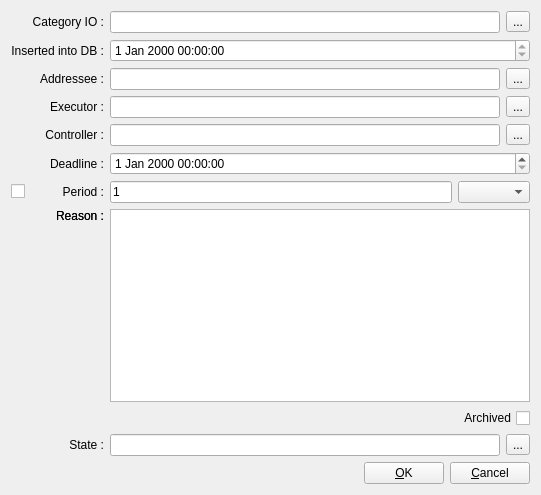
<ui version="4.0" >
 <class>periodic_report_form</class>
 <widget class="QWidget" name="periodic_report_form" >
  <property name="geometry" >
   <rect>
    <x>0</x>
    <y>0</y>
    <width>541</width>
    <height>495</height>
   </rect>
  </property>
  <property name="windowTitle" >
   <string>Periodic reports</string>
  </property>
  <layout class="QGridLayout" name="gridLayout" >
   <item row="0" column="0" colspan="2" >
    <widget class="QLabel" name="lCategory" >
     <property name="text" >
      <string>Category IO :</string>
     </property>
     <property name="alignment" >
      <set>Qt::AlignRight|Qt::AlignTrailing|Qt::AlignVCenter</set>
     </property>
    </widget>
   </item>
   <item row="0" column="2" colspan="2" >
    <widget class="QLineEdit" name="lECategory" >
     <property name="readOnly" >
      <bool>true</bool>
     </property>
    </widget>
   </item>
   <item row="0" column="4" >
    <widget class="QToolButton" name="tbCategory" >
     <property name="text" >
      <string>...</string>
     </property>
    </widget>
   </item>
   <item row="1" column="0" colspan="2" >
    <widget class="QLabel" name="lInsertDB" >
     <property name="text" >
      <string>Inserted into DB :</string>
     </property>
     <property name="alignment" >
      <set>Qt::AlignRight|Qt::AlignTrailing|Qt::AlignVCenter</set>
     </property>
    </widget>
   </item>
   <item row="1" column="2" colspan="3" >
    <widget class="QDateTimeEdit" name="dTEInserted" >
     <property name="readOnly" >
      <bool>true</bool>
     </property>
    </widget>
   </item>
   <item row="2" column="0" colspan="2" >
    <widget class="QLabel" name="lAddressee" >
     <property name="text" >
      <string>Addressee :</string>
     </property>
     <property name="alignment" >
      <set>Qt::AlignRight|Qt::AlignTrailing|Qt::AlignVCenter</set>
     </property>
    </widget>
   </item>
   <item row="2" column="2" colspan="2" >
    <widget class="QLineEdit" name="lEAddressee" >
     <property name="readOnly" >
      <bool>true</bool>
     </property>
    </widget>
   </item>
   <item row="2" column="4" >
    <widget class="QToolButton" name="tbAddressee" >
     <property name="text" >
      <string>...</string>
     </property>
    </widget>
   </item>
   <item row="3" column="0" colspan="2" >
    <widget class="QLabel" name="lExecutor" >
     <property name="text" >
      <string>Executor :</string>
     </property>
     <property name="alignment" >
      <set>Qt::AlignRight|Qt::AlignTrailing|Qt::AlignVCenter</set>
     </property>
    </widget>
   </item>
   <item row="3" column="2" colspan="2" >
    <widget class="QLineEdit" name="lEExecutor" >
     <property name="readOnly" >
      <bool>true</bool>
     </property>
    </widget>
   </item>
   <item row="3" column="4" >
    <widget class="QToolButton" name="tbExecutor" >
     <property name="text" >
      <string>...</string>
     </property>
    </widget>
   </item>
   <item row="4" column="0" colspan="2" >
    <widget class="QLabel" name="lController" >
     <property name="text" >
      <string>Controller :</string>
     </property>
     <property name="alignment" >
      <set>Qt::AlignRight|Qt::AlignTrailing|Qt::AlignVCenter</set>
     </property>
    </widget>
   </item>
   <item row="4" column="2" colspan="2" >
    <widget class="QLineEdit" name="lEController" >
     <property name="readOnly" >
      <bool>true</bool>
     </property>
    </widget>
   </item>
   <item row="4" column="4" >
    <widget class="QToolButton" name="tbController" >
     <property name="text" >
      <string>...</string>
     </property>
    </widget>
   </item>
   <item row="5" column="0" colspan="2" >
    <widget class="QLabel" name="lDeadline" >
     <property name="text" >
      <string>Deadline :</string>
     </property>
     <property name="alignment" >
      <set>Qt::AlignRight|Qt::AlignTrailing|Qt::AlignVCenter</set>
     </property>
    </widget>
   </item>
   <item row="5" column="2" colspan="3" >
    <widget class="QDateTimeEdit" name="dTEDeadline" />
   </item>
   <item row="6" column="0" >
    <widget class="QCheckBox" name="cbPeriod" >
     <property name="text" >
      <string/>
     </property>
    </widget>
   </item>
   <item row="6" column="1" >
    <widget class="QLabel" name="lPeriod" >
     <property name="text" >
      <string>Period :</string>
     </property>
     <property name="alignment" >
      <set>Qt::AlignRight|Qt::AlignTrailing|Qt::AlignVCenter</set>
     </property>
    </widget>
   </item>
   <item row="6" column="2" >
    <widget class="QLineEdit" name="lEPeriod" >
     <property name="text" >
      <string>1</string>
     </property>
    </widget>
   </item>
   <item row="6" column="3" colspan="2" >
    <widget class="QComboBox" name="cbUnits" />
   </item>
   <item row="7" column="0" colspan="2" >
    <widget class="QLabel" name="lReason" >
     <property name="text" >
      <string>Reason :</string>
     </property>
     <property name="alignment" >
      <set>Qt::AlignRight|Qt::AlignTop|Qt::AlignTrailing</set>
     </property>
    </widget>
   </item>
   <item row="7" column="2" colspan="3" >
    <widget class="QTextEdit" name="tEReason" />
   </item>
   <item row="8" column="1" colspan="4" >
    <widget class="QCheckBox" name="cbArchive" >
     <property name="layoutDirection" >
      <enum>Qt::RightToLeft</enum>
     </property>
     <property name="text" >
      <string>Archived</string>
     </property>
    </widget>
   </item>
   <item row="9" column="1" >
    <widget class="QLabel" name="lState" >
     <property name="text" >
      <string>State :</string>
     </property>
     <property name="alignment" >
      <set>Qt::AlignRight|Qt::AlignTrailing|Qt::AlignVCenter</set>
     </property>
    </widget>
   </item>
   <item row="9" column="2" colspan="2" >
    <widget class="QLineEdit" name="lEState" >
     <property name="readOnly" >
      <bool>true</bool>
     </property>
    </widget>
   </item>
   <item row="9" column="4" >
    <widget class="QToolButton" name="tbState" >
     <property name="text" >
      <string>...</string>
     </property>
    </widget>
   </item>
   <item row="10" column="0" colspan="5" >
    <layout class="QHBoxLayout" name="horizontalLayout" >
     <item>
      <spacer name="horizontalSpacer" >
       <property name="orientation" >
        <enum>Qt::Horizontal</enum>
       </property>
       <property name="sizeHint" stdset="0" >
        <size>
         <width>338</width>
         <height>20</height>
        </size>
       </property>
      </spacer>
     </item>
     <item>
      <widget class="QPushButton" name="pbOk" >
       <property name="text" >
        <string>&amp;OK</string>
       </property>
      </widget>
     </item>
     <item>
      <widget class="QPushButton" name="pbCancel" >
       <property name="text" >
        <string>&amp;Cancel</string>
       </property>
      </widget>
     </item>
    </layout>
   </item>
   <item row="7" column="1">
    <widget class="QLabel" name="lReason">
     <property name="text">
      <string>Reason :</string>
     </property>
     <property name="alignment">
      <set>Qt::AlignRight|Qt::AlignTop|Qt::AlignTrailing</set>
     </property>
    </widget>
   </item>
  </layout>
 </widget>
 <resources/>
 <connections/>
</ui>
